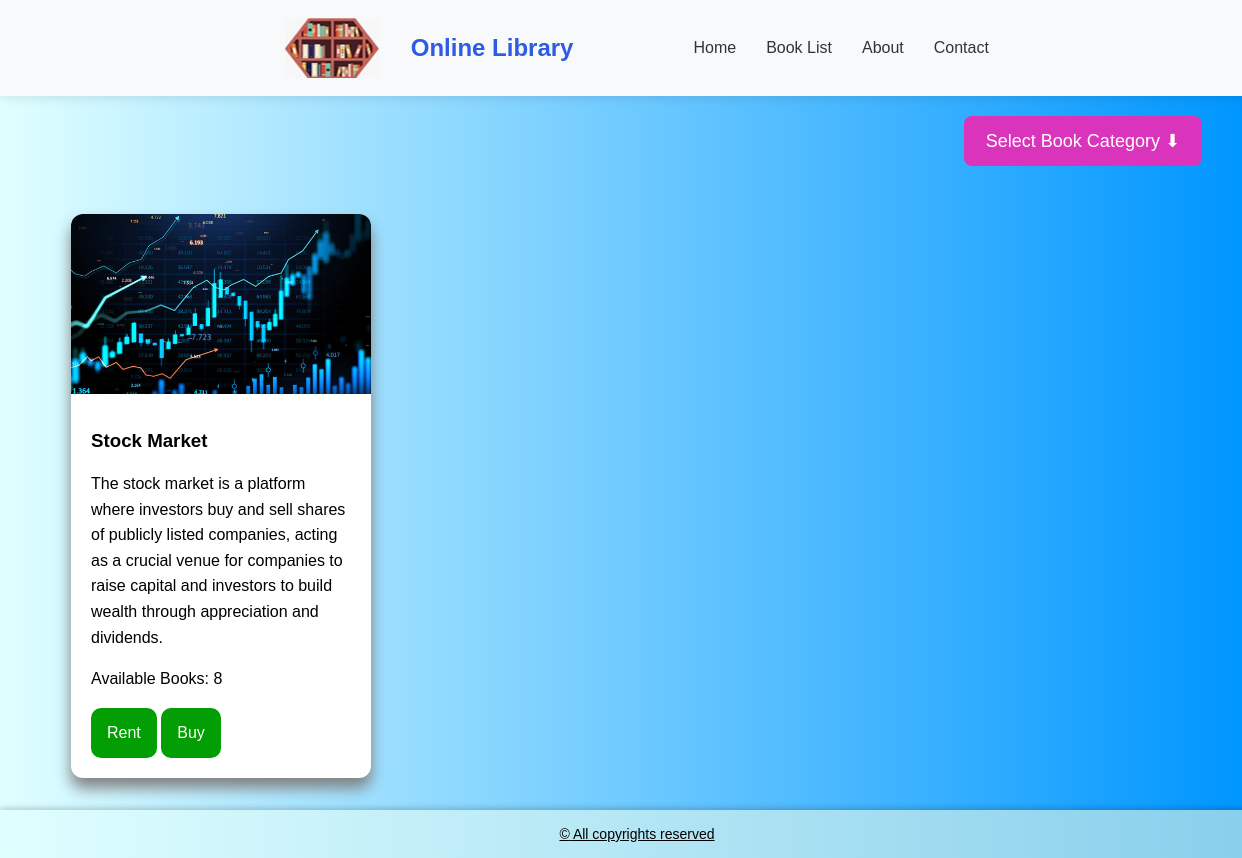
The app's page /Business-book/ (signed in), older data.
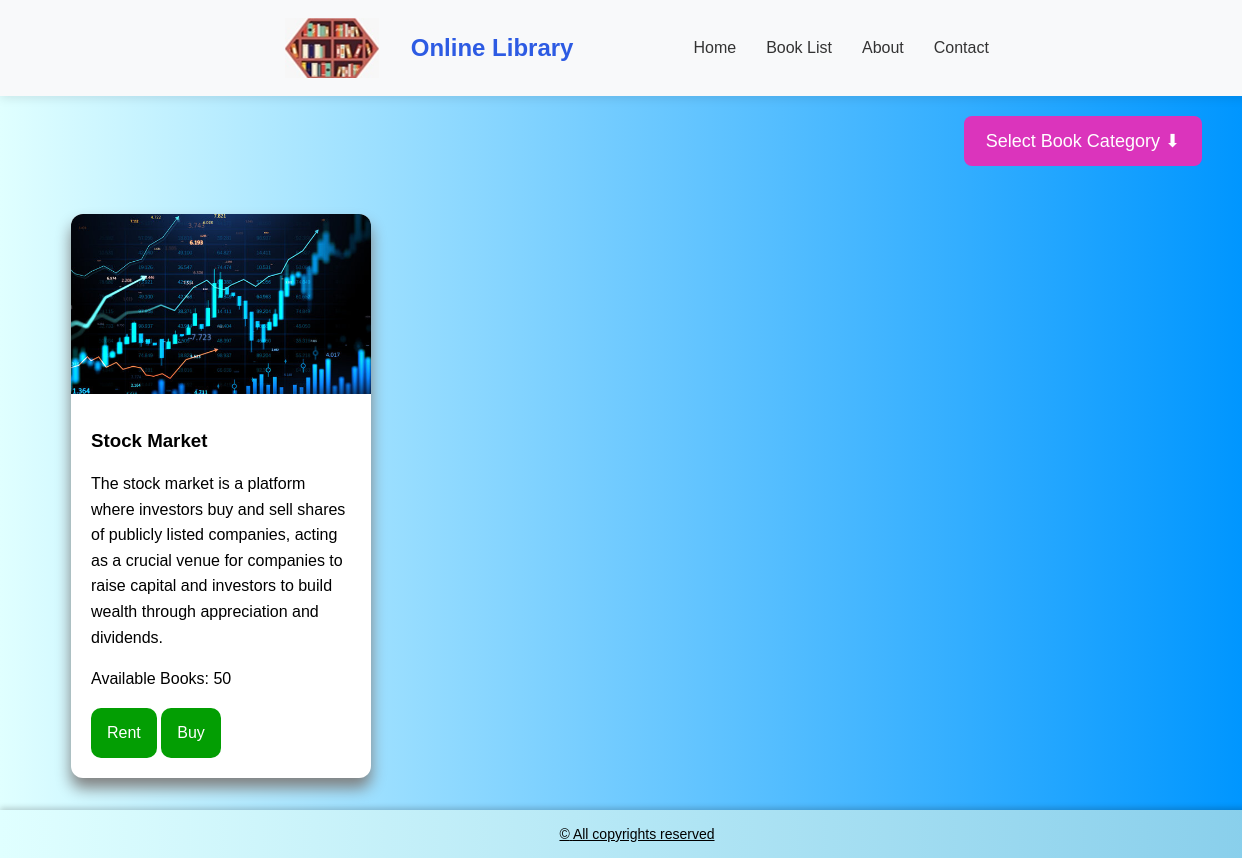
The same page, newer data.
### Addbooks/models.py (models this page shows, shortened)
class Business(models.Model):
    user = models.ForeignKey(User, on_delete=models.CASCADE, null=True, blank=True)
    book_image=models.ImageField(upload_to='Business/')
    book_title=models.CharField(max_length=50)
    book_author=models.CharField(max_length=50,default="Unknown")
    book_des=models.TextField()
    book_pdf=models.FileField(upload_to='pdf/',null=True,blank=True)
    is_rented = models.BooleanField(default=False)
    is_verified = models.BooleanField(default=False)
    total_books = models.IntegerField(default=1)
    rented_books = models.IntegerField(default=0)
    renter_type = models.CharField(
        max_length=20,
        null=True,
        blank=True
    )
    expiry_date = models.DateTimeField(
        null=True,
        blank=True
    )

### library/views.py (the view)
# urls.py: path('Business-book/',views.business),
@login_required
def business(request):
   servicesData = Business.objects.all().order_by('book_title')
   for i in servicesData:
      i.available_books = (
         i.total_books - i.rented_books
      )
      if i.expiry_date and i.expiry_date < timezone.now():
         i.is_rented = False
         i.user = None
         i.renter_type = None
         i.expiry_date = None
         i.is_verified = False
         i.save()
   data = {
      'servicesData': servicesData
   }
   return render(request, "business.html", data)

### templates/Business.html (shortened to what this page needs)
{% load static %}
<!DOCTYPE html>
<html>
<head>
    <link rel="stylesheet" href="/static/style.css">
</head>
<body>
{% include "booklistnav.html" %}
{% include "booknav.html" %}
<div class="cards-container">
{% for n in servicesData %}
    <div class="card">
        <div class="card-image">
            <img src="{{ n.book_image.url }}" alt="">
        </div>
        <div class="card-body">
            <h3>{{ n.book_title }}</h3>
            <p>{{ n.book_des }}</p>
            <p>
                Available Books:
                {{ n.available_books }}
            </p>
            {% if user == n.user and n.is_verified %}
                {% if n.book_pdf %}
                    <a href="{{ n.book_pdf.url }}">
                        <button class="btn">
                            View PDF
                        </button>
                    </a>
                {% else %}
                    <button class="btn" disabled>
                        PDF Not Available
                    </button>
                {% endif %}
            {% elif n.available_books > 0 %}
                <a href="/rent-business/{{n.id}}">
                    <button class="btn">
                        Rent
                    </button>
                </a>
                <button class="btn">
                    Buy
                </button>
            {% else %}
                <button class="btn" disabled>
                    No Books Available
                </button>
            {% endif %}
        </div>
    </div>
{% empty %}
    <p>No books added yet.</p>
{% endfor %}
</div>
{% include "footer.html" %}
</body>
</html>

Row changes from the older to the newer data that the page shows:
changed Business "Stock Market": available_books "8" → "50"
